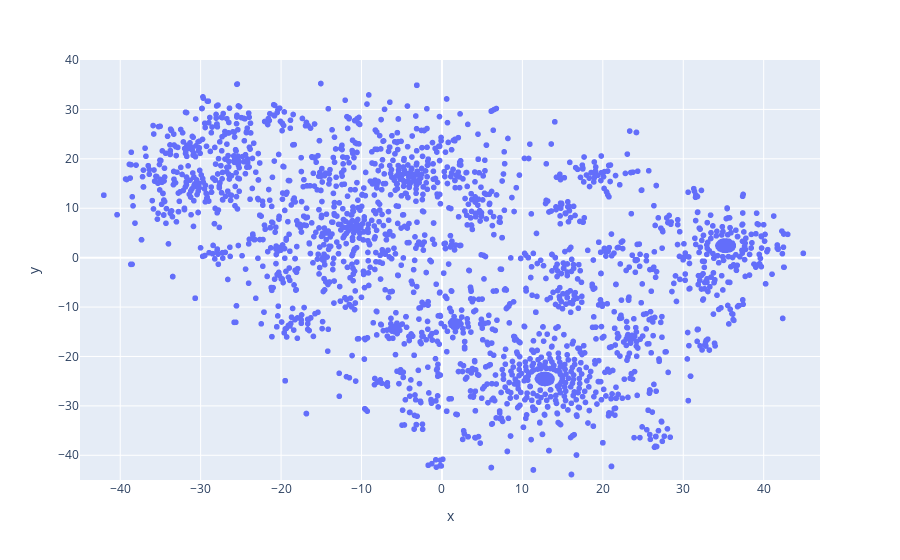

The cell this chart's notebook holds for it:
### Markdown cell above
# Q1.A.b.

### Code cell
display(px.scatter(df, x="x", y="y", hover_name="text", range_x=[-45, 47], range_y=[-45, 40]))

### Figure 1 — Plotly figure (JSON) as saved in the notebook; plotly's stock layout.template omitted (floating-point values rounded to 4 significant figures; data arrays with more than 128 entries replaced by an {"elided": "..."} marker saying what was removed)
{"data": [{"hovertemplate": "<b>%{hovertext}</b><br><br>x=%{x}<br>y=%{y}<extra></extra>", "hovertext": {"elided": "2443 str values"}, "legendgroup": "", "marker": {"color": "#636efa", "symbol": "circle"}, "mode": "markers", "name": "", "showlegend": false, "type": "scattergl", "x": {"elided": "2443 float values"}, "xaxis": "x", "y": {"elided": "2443 float values"}, "yaxis": "y"}], "layout": {"legend": {"tracegroupgap": 0}, "margin": {"t": 60}, "xaxis": {"anchor": "y", "domain": [0, 1], "range": [-45, 47], "title": {"text": "x"}}, "yaxis": {"anchor": "x", "domain": [0, 1], "range": [-45, 40], "title": {"text": "y"}}}}
